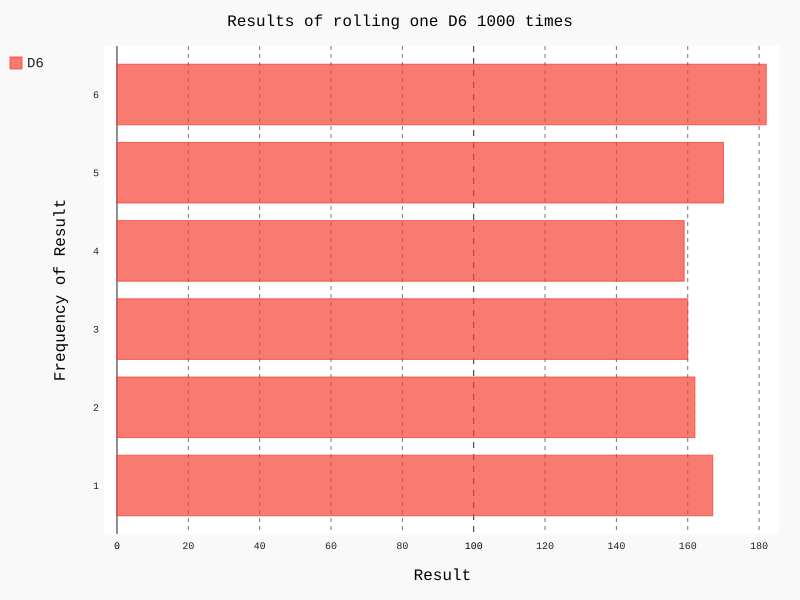

Recreate this plot in Python.
# -*- coding: utf-8 -*-
# @Author       : tongyuze
# @Date & Time  : 2019/4/3 20:11
# @FileName     : die_visual.py
# @Software     : PyCharm
# --------------
import pygal
from die import Die

die = Die()

results = []

for roll_num in range(1000):
    result = die.roll()
    results.append(result)

# print(results)
frequencies = []
for value in range(1, die.num_side + 1):
    frequency = results.count(value)
    frequencies.append(frequency)

# print(frequencies)
hist = pygal.HorizontalBar()

hist.title = "Results of rolling one D6 1000 times"
hist.x_labels = ['1', '2', '3', '4', '5', '6']
hist.x_title = "Result"
hist.y_title = "Frequency of Result"

hist.add('D6', frequencies)
hist.render_to_file('die_visual.svg')
